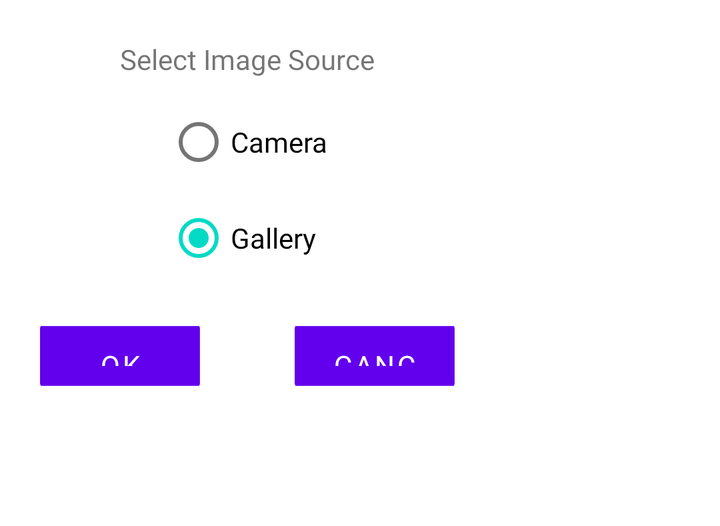
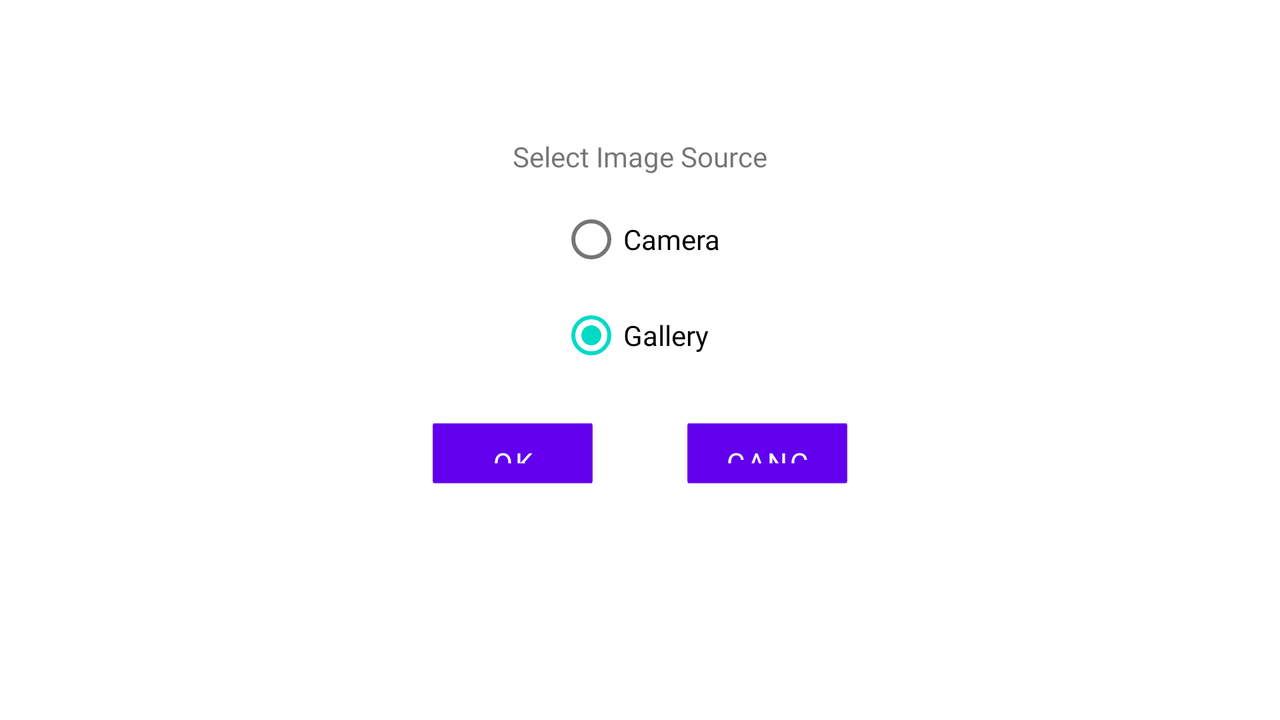

The same Android screen from two of the app's own layout files: first res/layout/ as a phone draws it, then the repository's variant for another configuration, drawn on a device whose configuration selects that folder. Both files follow.
<!-- AndroidManifest.xml: fallback theme Theme.MaterialComponents.DayNight.NoActionBar -->
<!-- res/layout/image_options.xml -->
<?xml version="1.0" encoding="utf-8"?>
<android.support.constraint.ConstraintLayout xmlns:android="http://schemas.android.com/apk/res/android"
    xmlns:app="http://schemas.android.com/apk/res-auto"
    xmlns:tools="http://schemas.android.com/tools"
    android:layout_width="wrap_content"
    android:layout_height="wrap_content">

    <TextView
        android:id="@+id/img_opttitle"
        android:layout_width="wrap_content"
        android:layout_height="wrap_content"
        android:layout_marginStart="60dp"
        android:layout_marginLeft="60dp"
        android:layout_marginTop="20dp"
        android:layout_marginEnd="60dp"
        android:layout_marginRight="60dp"
        android:fontFamily="@font/droidserif_bold"
        android:text="Select Image Source"
        app:layout_constraintEnd_toEndOf="parent"
        app:layout_constraintStart_toStartOf="parent"
        app:layout_constraintTop_toTopOf="parent" />

    <RadioGroup
        android:id="@+id/rgrp_imgoptions"
        android:layout_width="wrap_content"
        android:layout_height="wrap_content"
        android:layout_marginStart="20dp"
        android:layout_marginLeft="20dp"
        android:layout_marginTop="8dp"
        android:layout_marginEnd="20dp"
        android:layout_marginRight="20dp"
        app:layout_constraintEnd_toEndOf="parent"
        app:layout_constraintStart_toStartOf="parent"
        app:layout_constraintTop_toBottomOf="@+id/img_opttitle">

        <RadioButton
            android:id="@+id/rdbut_camera"
            android:layout_width="wrap_content"
            android:layout_height="wrap_content"
            android:layout_weight="1"
            android:fontFamily="@font/droidserif_bold"
            android:text="Camera" />

        <RadioButton
            android:id="@+id/rdbut_gallery"
            android:layout_width="wrap_content"
            android:layout_height="wrap_content"
            android:layout_weight="1"
            android:fontFamily="@font/droidserif_bold"
            android:text="Gallery"
            android:checked="true"/>
    </RadioGroup>

    <Button
        android:id="@+id/bt_imgoption_ok"
        android:layout_width="80dp"
        android:layout_height="30dp"
        android:layout_marginStart="20dp"
        android:layout_marginLeft="20dp"
        android:layout_marginTop="20dp"
        android:layout_marginBottom="70dp"
        android:text="ok"
        android:background="@drawable/signup"
        android:textColor="@color/fontColor"
        android:fontFamily="@font/droidserif_bold"
        app:layout_constraintBottom_toBottomOf="parent"
        app:layout_constraintStart_toStartOf="parent"
        app:layout_constraintTop_toBottomOf="@+id/rgrp_imgoptions" />

    <Button
        android:id="@+id/bt_imgoption_cancel"
        android:layout_width="80dp"
        android:layout_height="30dp"
        android:layout_marginTop="20dp"
        android:layout_marginEnd="20dp"
        android:layout_marginRight="20dp"
        android:layout_marginBottom="70dp"
        android:background="@drawable/signup"
        android:text="Cancel"
        android:textColor="@color/fontColor"
        android:fontFamily="@font/droidserif_bold"
        app:layout_constraintBottom_toBottomOf="parent"
        app:layout_constraintEnd_toEndOf="parent"
        app:layout_constraintTop_toBottomOf="@+id/rgrp_imgoptions" />
</android.support.constraint.ConstraintLayout>
<!-- resources referenced by this layout -->
<resources>
  <color name="fontColor">#ffffff</color>
  <!-- drawable signup: png bitmap (drawable, 3078 bytes) -->
</resources>
<!-- res/layout-land/image_options.xml (the repository's variant of the layout above) -->
<!-- drawn on the phone turned sideways -->
<?xml version="1.0" encoding="utf-8"?>
<android.support.constraint.ConstraintLayout xmlns:android="http://schemas.android.com/apk/res/android"
    xmlns:app="http://schemas.android.com/apk/res-auto"
    xmlns:tools="http://schemas.android.com/tools"
    android:layout_width="match_parent"
    android:layout_height="match_parent"

    >

    <android.support.constraint.ConstraintLayout
        android:layout_width="wrap_content"
        android:layout_height="wrap_content"

        app:layout_constraintBottom_toBottomOf="parent"
        app:layout_constraintEnd_toEndOf="parent"
        app:layout_constraintStart_toStartOf="parent"
        app:layout_constraintTop_toTopOf="parent">


        <TextView
            android:id="@+id/img_opttitle"
            android:layout_width="wrap_content"
            android:layout_height="wrap_content"
            android:layout_marginStart="60dp"
            android:layout_marginLeft="60dp"
            android:layout_marginTop="20dp"
            android:layout_marginEnd="60dp"
            android:layout_marginRight="60dp"
            android:fontFamily="@font/droidserif_bold"
            android:text="Select Image Source"
            app:layout_constraintEnd_toEndOf="parent"
            app:layout_constraintStart_toStartOf="parent"
            app:layout_constraintTop_toTopOf="parent" />

        <RadioGroup
            android:id="@+id/rgrp_imgoptions"
            android:layout_width="wrap_content"
            android:layout_height="wrap_content"
            android:layout_marginStart="20dp"
            android:layout_marginLeft="20dp"
            android:layout_marginTop="8dp"
            android:layout_marginEnd="20dp"
            android:layout_marginRight="20dp"
            app:layout_constraintEnd_toEndOf="parent"
            app:layout_constraintStart_toStartOf="parent"
            app:layout_constraintTop_toBottomOf="@+id/img_opttitle">

            <RadioButton
                android:id="@+id/rdbut_camera"
                android:layout_width="wrap_content"
                android:layout_height="wrap_content"
                android:layout_weight="1"
                android:fontFamily="@font/droidserif_bold"
                android:text="Camera" />

            <RadioButton
                android:id="@+id/rdbut_gallery"
                android:layout_width="wrap_content"
                android:layout_height="wrap_content"
                android:layout_weight="1"
                android:checked="true"
                android:fontFamily="@font/droidserif_bold"
                android:text="Gallery" />
        </RadioGroup>

        <Button
            android:id="@+id/bt_imgoption_ok"
            android:layout_width="80dp"
            android:layout_height="30dp"
            android:layout_marginStart="20dp"
            android:layout_marginLeft="20dp"
            android:layout_marginTop="20dp"
            android:layout_marginBottom="70dp"
            android:background="@drawable/signup"
            android:fontFamily="@font/droidserif_bold"
            android:text="ok"
            android:textColor="@color/fontColor"
            app:layout_constraintBottom_toBottomOf="parent"
            app:layout_constraintStart_toStartOf="parent"
            app:layout_constraintTop_toBottomOf="@+id/rgrp_imgoptions" />

        <Button
            android:id="@+id/bt_imgoption_cancel"
            android:layout_width="80dp"
            android:layout_height="30dp"
            android:layout_marginTop="20dp"
            android:layout_marginEnd="20dp"
            android:layout_marginRight="20dp"
            android:layout_marginBottom="70dp"
            android:background="@drawable/signup"
            android:fontFamily="@font/droidserif_bold"
            android:text="Cancel"
            android:textColor="@color/fontColor"
            app:layout_constraintBottom_toBottomOf="parent"
            app:layout_constraintEnd_toEndOf="parent"
            app:layout_constraintTop_toBottomOf="@+id/rgrp_imgoptions" />
    </android.support.constraint.ConstraintLayout>
</android.support.constraint.ConstraintLayout>
